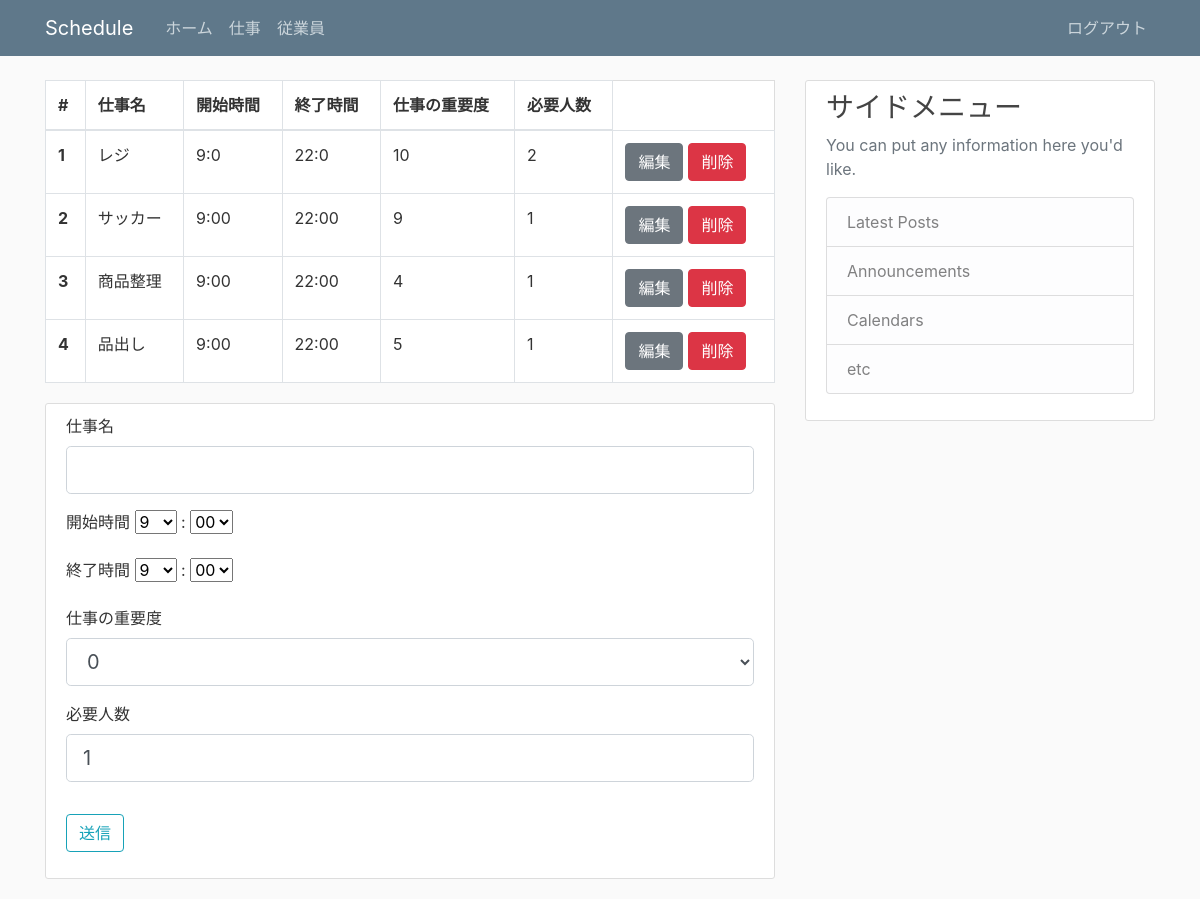
The app's page /job (signed in), older data.
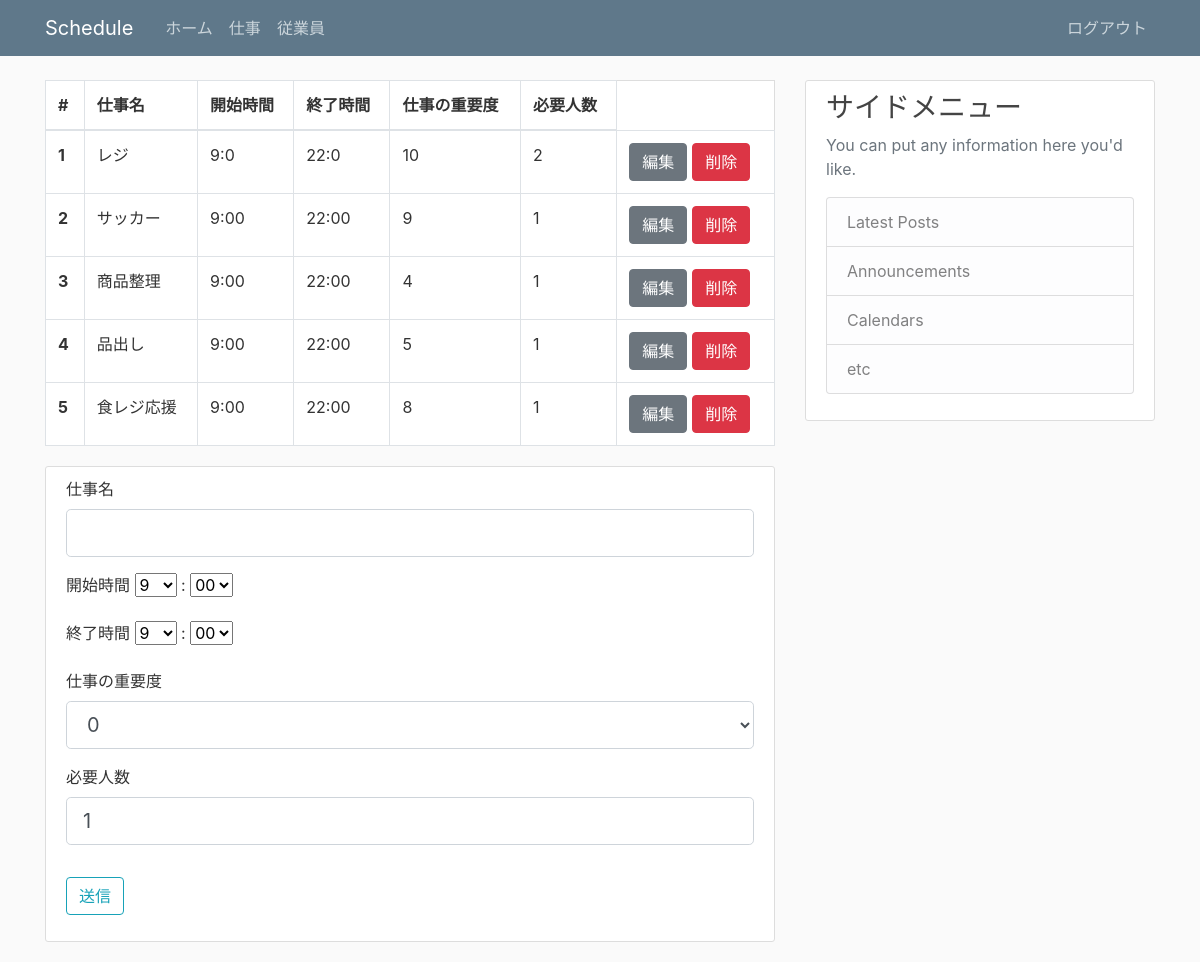
The same page, newer data.
### flask_schedule/models.py (models this page shows, shortened)
class Job(db.Model):
  id = db.Column(db.Integer, primary_key=True)
  jobname = db.Column(db.String(20), unique=True, nullable=False)
  starttime = db.Column(db.String(10))
  endtime = db.Column(db.String(10))
  priorty = db.Column(db.String(3))
  required_number = db.Column(db.Integer)

### flask_schedule/views/job.py (the view, shortened to what this page needs)
@app.route('/job', methods=['GET', 'POST'])
def job():
  if not session.get('logged_in'):
    return redirect(url_for('login'))
  jobs = Job.query.all()
  form = JobForm()
  hour = hourlist
  minutes = minuteslist
  form.starttime_hour.choices = hourlist
  form.starttime_minutes.choices = minuteslist
  form.endtime_hour.choices = hourlist
  form.endtime_minutes.choices = minuteslist
  form.priorty.choices = priorty_list
  if request.method == "GET":
    return render_template('job/job.html',form=form,jobs=jobs)

### flask_schedule/forms.py
class JobForm(FlaskForm):
  jobname = StringField('仕事名',validators=[DataRequired(), Length(min=1, max=20)])
  starttime_hour = SelectField('開始時間',validators=[DataRequired()])
  starttime_minutes = SelectField(':',validators=[DataRequired()])
  endtime_hour = SelectField('終了時間',validators=[DataRequired()])
  endtime_minutes = SelectField(':',validators=[DataRequired()])
  required_number = IntegerField('必要人数', validators=[DataRequired()],default=1)
  priorty = SelectField('仕事の重要度',validators=[DataRequired()])
  submit = SubmitField('送信')

### flask_schedule/templates/job/job.html (shortened to what this page needs)
{% extends "layout.html" %}
{% block content %}
  <table class="table table-bordered content-section">
    <thead>
      <tr>
        <th scope="col">#</th>
        <th scope="col">仕事名</th>
        <th scope="col">開始時間</th>
        <th scope="col">終了時間</th>
        <th scope="col">仕事の重要度</th>
        <th scope="col">必要人数</th>
      </tr>
    </thead>
    <tbody>
      {% for job in jobs %}
      <tr>
        <th scope="row">{{ job.id }}</th>
        <td>{{ job.jobname }}</td>
        <td>{{ job.starttime }}</td>
        <td>{{ job.endtime }}</td>
        <td>{{ job.priorty }}</td>
        <td>{{ job.required_number }}</td>
        <td>
          <div class="btn-group">
            <form action="{{ url_for('edit_job',id = job.id)}}" method="GET">
              <button type="submit" class="btn btn-secondary">編集</button>
            </form>
            <form action="{{ url_for('delete_job',id = job.id)}}" method="GET">
              <button type="submit" class="btn btn-danger" style="margin-left: 5px;" style="margin-right: 5px;">削除</button>
            </form>
          </div>
        </td>
      </tr>
      {% endfor %}
    </tbody>
  </table>
  <div class="content-section">
    <form method="POST" action="">
      <div class="form-group">
        <fieldset class="form-group">
          <div class="form-group">
            {{ form.jobname.label(class="form-control-label")}}
            {{ form.jobname(class="form-control form-control-lg") }}
          </div>
          <div class="form-group">
            {{ form.starttime_hour.label()}}
            {{ form.starttime_hour() }}
            {{ form.starttime_minutes.label()}}
            {{ form.starttime_minutes() }}
          </div>
          <div class="form-group">
            {{ form.endtime_hour.label()}}
            {{ form.endtime_hour() }}
            {{ form.endtime_minutes.label()}}
            {{ form.endtime_minutes() }}
          </div>
          <div class="form-group">
            {{ form.priorty.label(class="form-control-label")}}
            {{ form.priorty(class="form-control form-control-lg") }}
          </div>
          <div class="form-group">
            {{ form.required_number.label(class="form-control-label")}}
            {{ form.required_number(class="form-control form-control-lg") }}
          </div>
        </fieldset>
      </div>
      <div class="form-group">
        {{ form.submit(class="btn btn-outline-info") }}
      </div>
    </form>
  </div>
{% endblock %}

### flask_schedule/templates/layout.html (shortened to what this page needs)
<!DOCTYPE html>
<html lang="en">
<head>
    <link rel="stylesheet" href="https://stackpath.bootstrapcdn.com/bootstrap/4.1.3/css/bootstrap.min.css">
    <link rel="stylesheet" type="text/css" href="{{ url_for('static', filename='main.css') }}">
</head>
<body>
  <header class="site-header">
    <nav class="navbar navbar-expand-md navbar-dark bg-steel fixed-top">
      <div class="container">
        <a class="navbar-brand mr-4" href="/">Schedule</a>
        <div class="collapse navbar-collapse" id="navbarToggle">
          {% if session.logged_in %}
          <div class="navbar-nav mr-auto">
            <a class="nav-item nav-link" href="{{ url_for('index') }}">ホーム</a>
            <a class="nav-item nav-link" href="{{ url_for('job') }}">仕事</a>
            <a class="nav-item nav-link" href="{{ url_for('worker') }}">従業員</a>
          </div>
          <div class="navbar-nav">
            <a class="nav-item nav-link" href="{{ url_for('logout') }}">ログアウト</a>
          </div>
          {% else %}
          <div class="navbar-nav mr-auto"></div>
          <div class="navbar-nav">
            <a class="nav-item nav-link" href="{{ url_for('login') }}">ログイン</a>
          {% endif %}
          </div>
        </div>
    </nav>
  </header>
  <main role="main" class="container">
    <div class="row">
      <div class="col-md-8">
        {% block content %}{% endblock %}
      </div>
      <div class="col-md-4">
        <div class="content-section">
          <h3>サイドメニュー</h3>
          <p class='text-muted'>You can put any information here you'd like.
            <ul class="list-group">
              <li class="list-group-item list-group-item-light">Latest Posts</li>
              <li class="list-group-item list-group-item-light">Announcements</li>
              <li class="list-group-item list-group-item-light">Calendars</li>
              <li class="list-group-item list-group-item-light">etc</li>
            </ul>
          </p>
        </div>
      </div>
    </div>
  </main>
</body>
</html>

### flask_schedule/static/main.css (style rules this page uses)
body { background: #fafafa; color: #333333; margin-top: 5rem; }
h1, h2, h3, h4, h5, h6 { color: #444444; }
.bg-steel { background-color: #5f788a; }
.site-header .navbar-nav .nav-link { color: #cbd5db; }
.content-section { background: #ffffff; padding: 10px 20px; border: 1px solid #dddddd; border-radius: 3px; margin-bottom: 20px; }

Row changes from the older to the newer data that the page shows:
added Job: id "5", jobname "食レジ応援", starttime "9:00", endtime "22:00", priorty "8", required_number "1"
